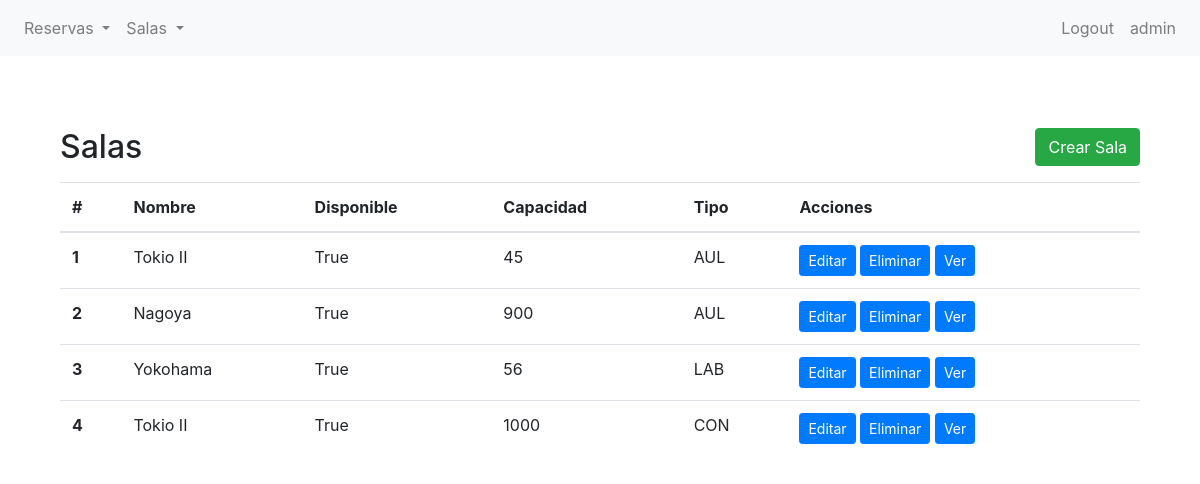
/bookings/sala/list/ (signed in), run on the app's committed database.
### bookings/models.py (models this page shows, shortened)
class Sala(models.Model):
    class Tipo(models.TextChoices):
        AUDITORIO = 'AUD', 'Auditorio'
        SALA_DE_CONFERENCIAS = 'CON', 'Sala de Conferencias'
        AULA = 'AUL', 'Aula'
        LABORATORIO = 'LAB', 'Laboratorio'
    nombre = models.CharField(max_length=40)
    capacidad = models.IntegerField()
    disponible = models.BooleanField(default=True)  # Puedes definir un valor predeterminado si lo deseas
    tipo = models.CharField(
        max_length=3,
        choices=Tipo.choices,
        default=Tipo.AULA,
    )

### bookings/views.py (the view)
# urls.py: path("sala/list/", SalaListView.as_view(), name="sala-list"),
class SalaListView(LoginRequiredMixin, ListView):
    model = Sala
    template_name = "bookings/vbc/sala_list.html"
    context_object_name = "ADRIANDARGELOS"

### bookings/templates/bookings/vbc/sala_list.html (shortened to what this page needs)
{% extends 'bookings/base.html' %}
{% block content %}
<section class="py-5">
    <div class="container">
        <div class="d-flex justify-content-between align-items-center mb-3">
            <h2 class="mb-0">Salas</h2>
            <a href="{% url 'sala-create' %}" class="btn btn-success">Crear Sala</a>
        </div>
        <table class="table">
            <thead>
                <tr>
                    <th scope="col">#</th>
                    <th scope="col">Nombre</th>
                    <th scope="col">Disponible</th>
                    <th scope="col">Capacidad</th>
                    <th scope="col">Tipo</th>
                    <th scope="col">Acciones</th>
                </tr>
            </thead>
            <tbody>
                {% if ADRIANDARGELOS %}
                {% for sala in ADRIANDARGELOS %}
                <tr>
                    <th scope="row">{{ forloop.counter }}</th>
                    <td>{{ sala.nombre }}</td>
                    <td>{{ sala.disponible }}</td>
                    <td>{{ sala.capacidad }}</td>
                    <td>{{ sala.tipo }}</td>
                    <td>
                        <a href="{% url 'sala-update' sala.id %}" class="btn btn-primary btn-sm">Editar</a>
                        <a href="{% url 'sala-delete' sala.id %}" class="btn btn-primary btn-sm">Eliminar</a>
                        <a href="{% url 'sala-detail' sala.id %}" class="btn btn-primary btn-sm">Ver</a>
                    </td>
                </tr>
                {% endfor %}
                {% else %}
                <tr>
                    <td colspan="7">No hay Salas.</td>
                </tr>
                {% endif %}
            </tbody>
        </table>
    </div>
</section>
{% endblock %}

### bookings/templates/bookings/base.html (shortened to what this page needs)
{% load static %}
<!DOCTYPE html>
<html lang="en">
<head>
    <link rel="stylesheet" href="{% static 'bookings/css/bootstrap.css' %}">
</head>
<body>
    <nav class="navbar navbar-expand-lg navbar-light bg-light">
        <div class="collapse navbar-collapse" id="navbarNav">
            {% if user.is_authenticated %}
            <ul class="navbar-nav">
                <li class="nav-item dropdown">
                    <a class="nav-link dropdown-toggle" href="#" id="navbarDropdownMenuLinkReserva" role="button" data-toggle="dropdown" aria-haspopup="true" aria-expanded="false">
                        Reservas
                    </a>
                </li>
                <li class="nav-item dropdown">
                    <a class="nav-link dropdown-toggle" href="#" id="navbarDropdownMenuLinkSala" role="button" data-toggle="dropdown" aria-haspopup="true" aria-expanded="false">
                        Salas
                    </a>
                </li>
            </ul>
            {% endif %}
            <ul class="navbar-nav ml-auto">
                {% if user.is_authenticated %}
                    <li class="nav-item">
                        <a class="nav-link" href="{% url 'logout' %}">Logout</a>
                    </li>
                    <li class="nav-item">
                        <a class="nav-link" href="{% url 'editar-perfil' %}">{{ user }}</a>
                    </li>
                {% endif %}
            </ul>
        </div>
    </nav>
    <div class="container mt-4">
        {% block content %}{% endblock content %}
    </div>
</body>
</html>

### data on the page
Sala: nombre "Tokio II", disponible "True", capacidad "45", tipo "AUL"
Sala: nombre "Nagoya", disponible "True", capacidad "900", tipo "AUL"
Sala: nombre "Yokohama", disponible "True", capacidad "56", tipo "LAB"
Sala: nombre "Tokio II", disponible "True", capacidad "1000", tipo "CON"

### other printed values
{{ user }} "admin"
